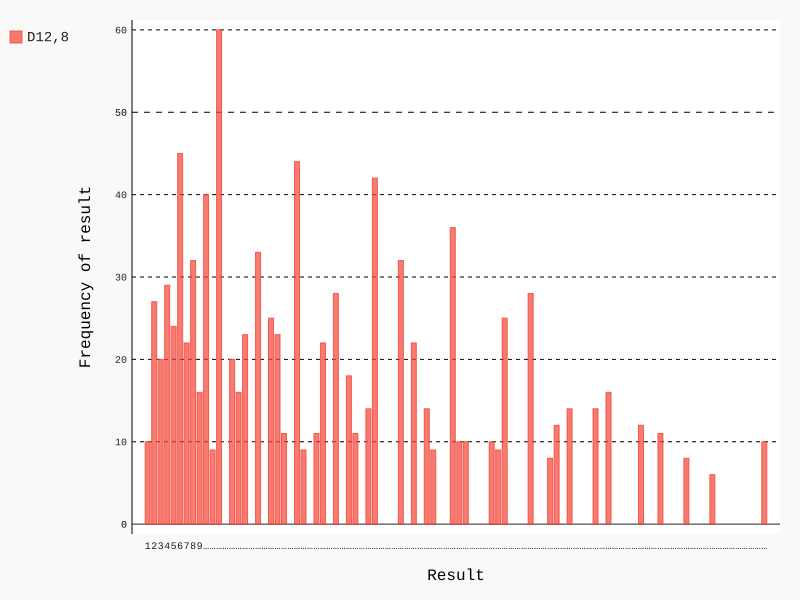

Reproduce this figure in Python.
from die import Die
import pygal
die_1 = Die(12)
die_2 = Die(8)
#Holds the number of rolls in a list

results = []
for roll_num in range(1000):
    result = die_1.rolling() * die_2.rolling()
    results.append(result)
#print(results)

#Hold the frequency of each sides in a dictionary
frequency = []#{}
max_result = die_1.num_sides * die_2.num_sides
for side in range(1,max_result + 1):
    freq = results.count(side)
    frequency.append(freq)
    #frequency['Die_side '+str(side)] = freq
print(frequency)

#Making a Histogram
hist = pygal.Bar()
hist_title = "Result of rolling one D6 100 times"
hist.x_labels = list(range(1,max_result + 1))
hist.x_title = "Result"
hist.y_title = "Frequency of result"
hist.add('D'+str(die_1.num_sides)+','+str(die_2.num_sides),frequency)
hist.render_to_file('RollingDice/dice_visual.svg')
